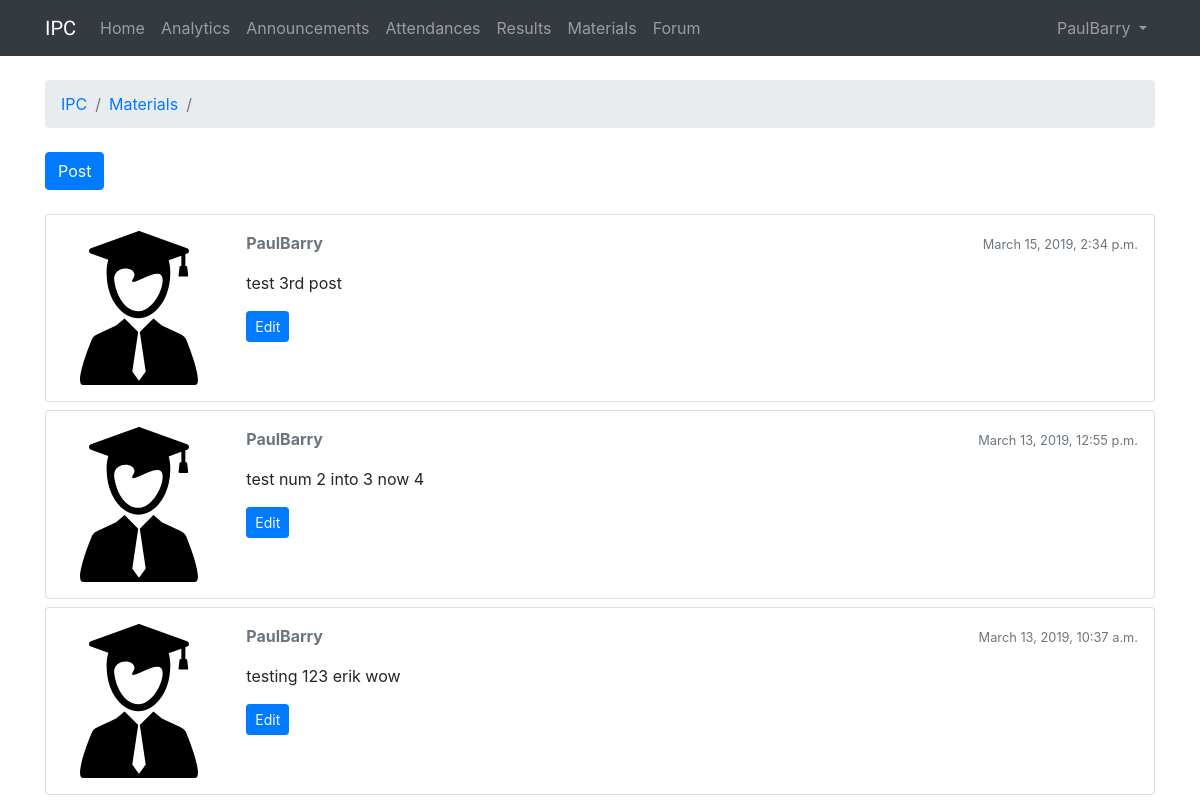
The page /1/material/3 (signed in) on the database as committed earlier.
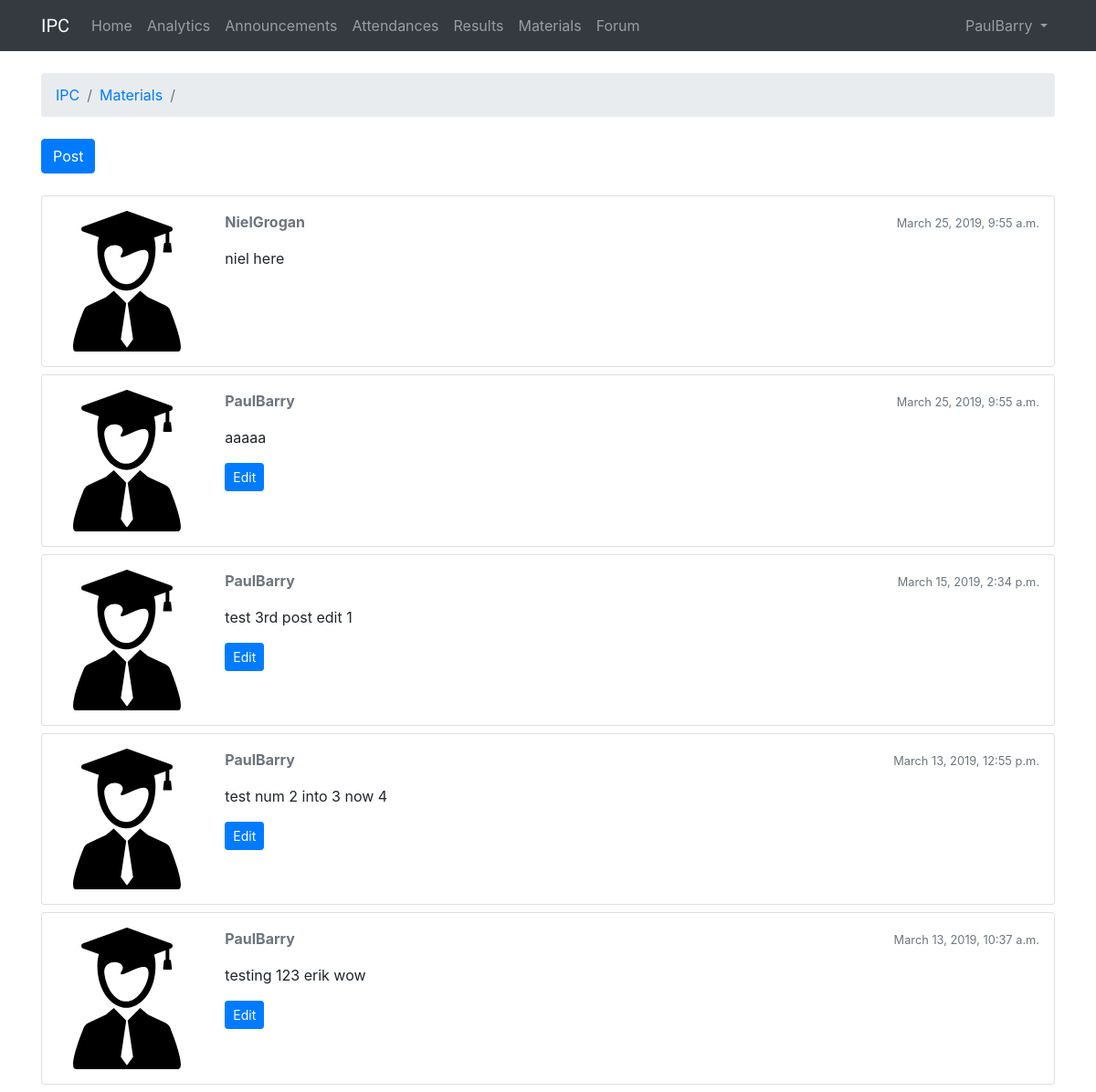
The same page on the database as committed later.
### IPC/models.py (models this page shows, shortened)
class Discussion(models.Model):
    discussionMaterial = models.ForeignKey(Material, on_delete=models.CASCADE,)
    discussionPost = models.TextField(max_length=4000)
    discussionCreatedTime = models.DateTimeField(auto_now_add=True)
    discussionUpdatedTime = models.DateTimeField(null=True)
    discussionPoster = models.ForeignKey(User, on_delete=models.CASCADE,)
    discussionCourse = models.ForeignKey(Course, on_delete=models.CASCADE,)

### IPC/views.py (the view)
# urls.py: path('<int:course_id>/material/<int:material_id>', views.material_discussion, name='material_discussion'),
@login_required
def material_discussion(request, course_id, material_id):
    material = Course.objects.get(id=material_id)
    discussions = list(Discussion.objects.filter(discussionMaterial = material_id, discussionCourse = course_id).order_by('-discussionCreatedTime'))
    return render(request, 'discussion.html', {'course_id': course_id,
                                                'material_id': material_id,
                                             'material': material,
                                             'discussions': discussions,})

### templates/discussion.html (shortened to what this page needs)
{% extends 'base.html' %}
{% load static %}
{% block breadcrumb %}
<li class="breadcrumb-item"><a href="{% url 'course' %}">IPC</a></li>
<li class="breadcrumb-item"><a href="{% url 'course_material' course_id=course_id %}">Materials</a></li>
<li class="breadcrumb-item active">{{ material.materialTitle }}</li>
{% endblock %}
{% block content %}
  <div class="mb-4">
    <a href="{% url 'post_material_discussion' course_id=course_id material_id=material_id %}" class="btn btn-primary" role="button">Post</a>
  </div>
  {% for discussion in discussions %}
    <div class="card mb-2">
      <div class="card-body p-3">
        <div class="row">
          <div class="col-2">
            <img src="{% static 'img/avatar.svg' %}" alt="{{ discussion.discussionPoster }}" class="w-100">
          </div>
          <div class="col-10">
            <div class="row mb-3">
              <div class="col-6">
                <strong class="text-muted">{{ discussion.discussionPoster }}</strong>
              </div>
              <div class="col-6 text-right">
                <small class="text-muted">{{ discussion.discussionCreatedTime }}</small>
              </div>
            </div>
            {{ discussion.discussionPost }}
            {% if discussion.discussionPoster == user %}
              <div class="mt-3">
                <a href="{% url 'edit_material_discussion' course_id=course_id material_id=material_id discussion_id=discussion.id %}" class="btn btn-primary btn-sm" role="button">Edit</a>
              </div>
            {% endif %}
          </div>
        </div>
      </div>
    </div>
  {% endfor %}
{% endblock %}

### templates/base.html (shortened to what this page needs)
{% load static %}<!DOCTYPE html>
<html>
  <head>
    <link rel="stylesheet" href="{% static 'css/bootstrap.min.css' %}">
    <link rel="stylesheet" href="{% static 'css/app.css' %}">
  </head>
  <body>
    {% block body %}
      <nav class="navbar navbar-expand-lg navbar-dark bg-dark">
        <div class="container">
          <a class="navbar-brand" href="{% url 'course' %}">IPC</a>
          <div class="collapse navbar-collapse" id="navbarNavAltMarkup">
            <div class="navbar-nav">
              <a class="nav-item nav-link" href="{% url 'course' %}">Home<span class="sr-only">(current)</span></a>
              <a class="nav-item nav-link" href="{% url 'course_statistic' course_id=course_id %}">Analytics</a>
              <a class="nav-item nav-link" href="{% url 'course_announcement' course_id=course_id %}">Announcements</a>
              <a class="nav-item nav-link" href="{% url 'course_attendance' course_id=course_id %}">Attendances</a>
              <a class="nav-item nav-link" href="{% url 'course_result' course_id=course_id %}">Results</a>
              <a class="nav-item nav-link" href="{% url 'course_material' course_id=course_id %}">Materials</a>
              <a class="nav-item nav-link" href="{% url 'institute_forum' course_id=course_id %}">Forum</a>
            </div>
          </div>
          <div class="collapse navbar-collapse" id="mainMenu">
            <ul class="navbar-nav ml-auto">
              <li class="nav-item dropdown">
                <a class="nav-link dropdown-toggle" href="#" id="userMenu" data-toggle="dropdown" aria-haspopup="true" aria-expanded="false">
                  {{ user.username }}
                </a>
              </li>
            </ul>
          </div>
        </div>
      </nav>
      <div class="container">
        <ol class="breadcrumb my-4">
          {% block breadcrumb %}
          {% endblock %}
        </ol>
        {% block content %}
        {% endblock %}
      </div>
    {% endblock body %}
  </body>
</html>

### static/css/app.css (style rules this page uses)
.navbar-brand { font-family: 'Aldrich', sans-serif; }

Rows that differ between the two databases and show on the page:
added Discussion: discussionPoster "NielGrogan", discussionCreatedTime "March 25, 2019, 9:55 a.m.", discussionPost "niel here"
added Discussion: discussionPoster "PaulBarry", discussionCreatedTime "March 25, 2019, 9:55 a.m.", discussionPost "aaaaa", shows "Edit"
changed Discussion: discussionPost "test 3rd post" → "test 3rd post edit 1"
